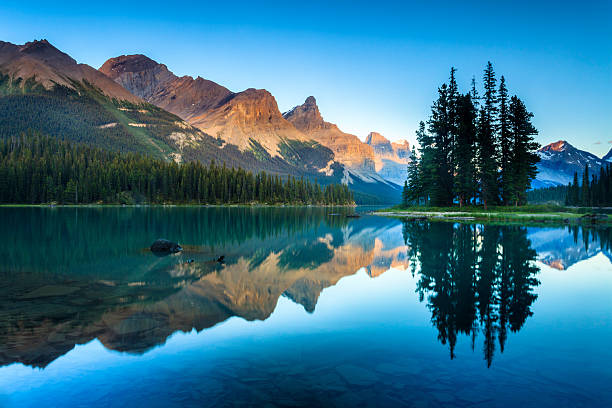
#> input picture Images/Nature.jpg, 612 x 408 px, found by its file name
$ python 1_GaussianBlur.py
#> lines starting #> are read from the running program, lines starting #| are printed output that depends on the picture
import cv2

image = cv2.imread(r"Images\Nature.jpg")
#> image is the input picture: shape (408, 612, 3); mean B, G, R 137.1, 112.6, 54.6

blurred_image = cv2.GaussianBlur(image, (7,7),  3)
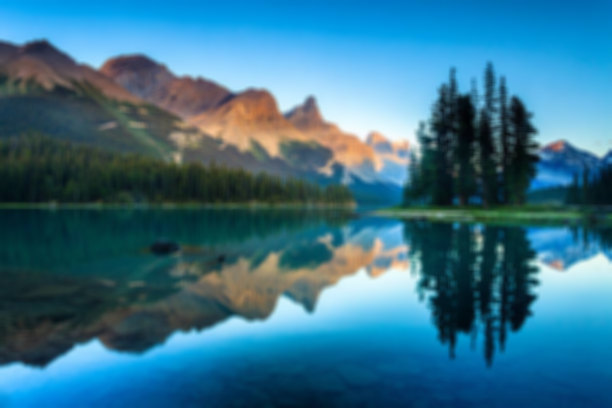
#> blurred_image: shape (408, 612, 3); mean B, G, R 137.1, 112.6, 54.6

cv2.imshow("Original Image", image)
cv2.imshow("Blurred Image", blurred_image)

cv2.waitKey(0)
cv2.destroyAllWindows()

$ run again, with Images/Noisy.jpg copied over Images/Nature.jpg
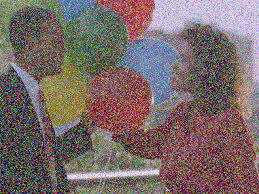
#> input picture Images/Noisy.jpg, 259 x 194 px, found by its file name
#> image is the input picture: shape (194, 259, 3); mean B, G, R 104.9, 106.1, 121.2
#> `blurred_image = cv2.GaussianBlur(image, (7,7),  3)`:
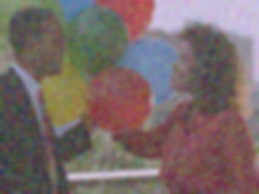
#> blurred_image: shape (194, 259, 3); mean B, G, R 104.9, 106.1, 121.1
